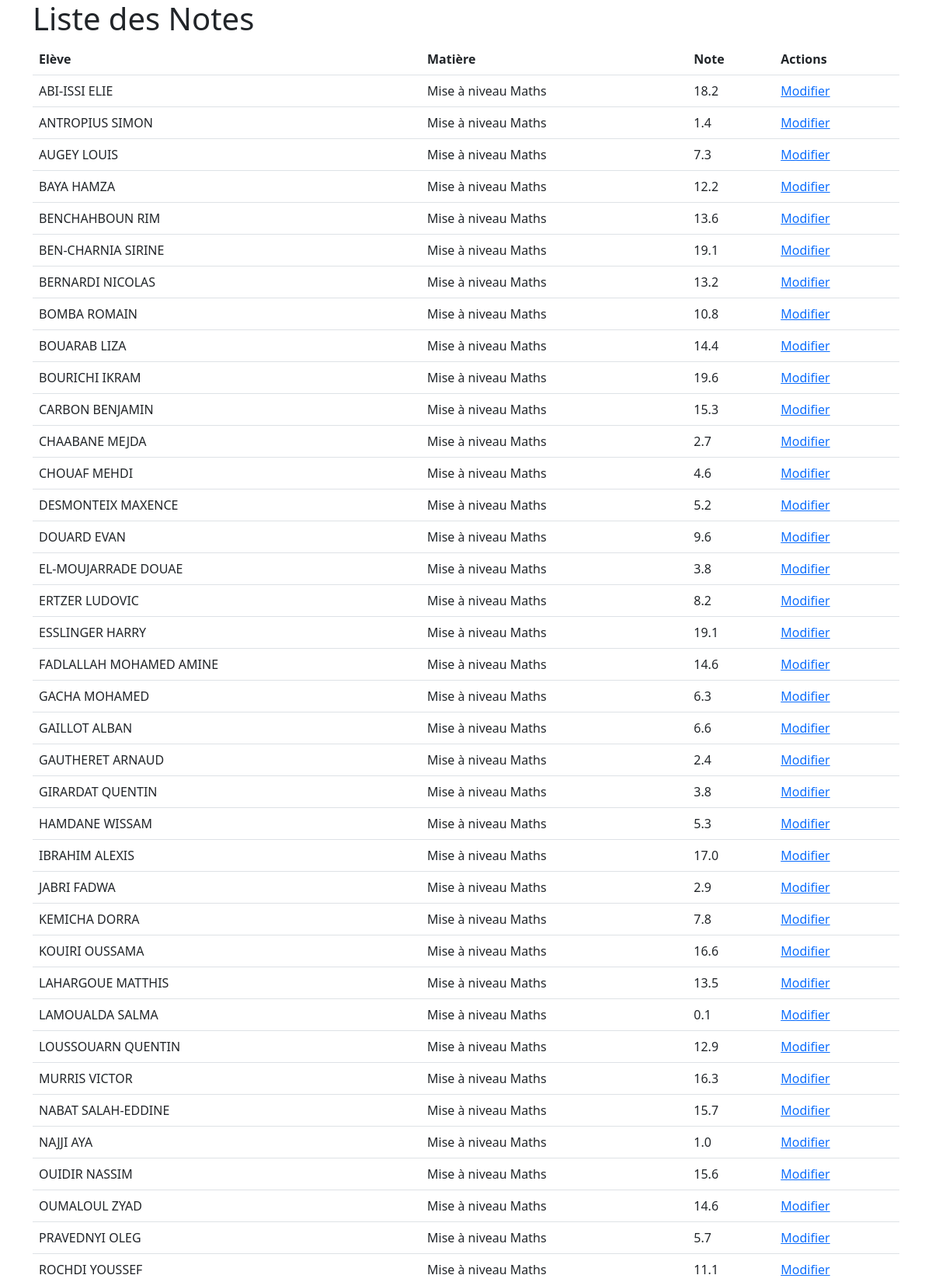
The page /notes/notes/1/ (upper part) on the database its author committed.
### Notes/models.py (models this page shows, shortened)
class Note(models.Model):
    note = models.FloatField()
    date = models.DateTimeField(auto_now_add=True)
    matiere = models.ForeignKey(Matiere, on_delete=models.CASCADE)
    eleve = models.ForeignKey(Eleve, on_delete=models.CASCADE)

class Matiere(models.Model):
    name = models.CharField(max_length=255)
    name_enseignant = models.ForeignKey(Enseignant, on_delete=models.CASCADE)
    coefficient = models.FloatField()
    ue = models.ForeignKey(UE, on_delete=models.CASCADE)

### User/models.py (models this page shows, shortened)
class Eleve(AbstractBaseUser):
    id = models.AutoField(primary_key=True)
    name = models.CharField(max_length=255)
    firstName = models.CharField(max_length=255)
    email = models.EmailField(unique=True)
    password = models.CharField(max_length=255, null=True)
    is_first_co = models.BooleanField(default=True)
    last_login = models.DateTimeField(auto_now_add=True, null=True)
    is_active = models.BooleanField(default=False)
    USERNAME_FIELD = 'email'
    REQUIRED_FIELDS = []

### Notes/views.py (the view)
# urls.py: path('notes/<int:matiere>/', views.note_liste, name='note_liste'),
def note_liste(request, matiere):
    notes = Note.objects.filter(matiere=matiere).select_related('eleve')
    eleves = notes.values_list('eleve', flat=True).distinct()
    return render(request, 'note_liste.html', {'notes': notes, 'eleves': eleves})

### Notes/templates/note_liste.html (shortened to what this page needs)
<!DOCTYPE html>
<html lang="en">
<head>
    <link href="https://cdn.jsdelivr.net/npm/bootstrap@5.3.0-alpha1/dist/css/bootstrap.min.css" rel="stylesheet">
</head>
<body>
    <div class="container">
        <h1>Liste des Notes</h1>
        <table class="table">
            <thead>
                <tr>
                    <th scope="col">Elève</th>
                    <th scope="col">Matière</th>
                    <th scope="col">Note</th>
                    <th scope="col">Actions</th>
                </tr>
            </thead>
            <tbody>
                {% for note in notes %}
                <tr id="note-{{ note.pk }}">
                    <td>{{ note.eleve.name }}  {{ note.eleve.firstName }}</td>
                    <td>{{ note.matiere.name }}</td>
                    <td><span class="note">{{ note.note }}</span></td>
                    <td>
                        <a href="#" class="edit-link" data-note-id="{{ note.pk }}">Modifier</a>
                    </td>
                </tr>
                {% endfor %}
            </tbody>
        </table>
    </div>
</body>
</html>

### rows shown on the page
Note: eleve.name "ABI-ISSI", eleve.firstName "ELIE", matiere.name "Mise à niveau Maths", note "18.2"
Note: eleve.name "ANTROPIUS", eleve.firstName "SIMON", matiere.name "Mise à niveau Maths", note "1.4"
Note: eleve.name "AUGEY", eleve.firstName "LOUIS", matiere.name "Mise à niveau Maths", note "7.3"
Note: eleve.name "BAYA", eleve.firstName "HAMZA", matiere.name "Mise à niveau Maths", note "12.2"
Note: eleve.name "BENCHAHBOUN", eleve.firstName "RIM", matiere.name "Mise à niveau Maths", note "13.6"
Note: eleve.name "BEN-CHARNIA", eleve.firstName "SIRINE", matiere.name "Mise à niveau Maths", note "19.1"
Note: eleve.name "BERNARDI", eleve.firstName "NICOLAS", matiere.name "Mise à niveau Maths", note "13.2"
Note: eleve.name "BOMBA", eleve.firstName "ROMAIN", matiere.name "Mise à niveau Maths", note "10.8"
Note: eleve.name "BOUARAB", eleve.firstName "LIZA", matiere.name "Mise à niveau Maths", note "14.4"
Note: eleve.name "BOURICHI", eleve.firstName "IKRAM", matiere.name "Mise à niveau Maths", note "19.6"
Note: eleve.name "CARBON", eleve.firstName "BENJAMIN", matiere.name "Mise à niveau Maths", note "15.3"
Note: eleve.name "CHAABANE", eleve.firstName "MEJDA", matiere.name "Mise à niveau Maths", note "2.7"
Note: eleve.name "CHOUAF", eleve.firstName "MEHDI", matiere.name "Mise à niveau Maths", note "4.6"
Note: eleve.name "DESMONTEIX", eleve.firstName "MAXENCE", matiere.name "Mise à niveau Maths", note "5.2"
Note: eleve.name "DOUARD", eleve.firstName "EVAN", matiere.name "Mise à niveau Maths", note "9.6"
Note: eleve.name "EL-MOUJARRADE", eleve.firstName "DOUAE", matiere.name "Mise à niveau Maths", note "3.8"
Note: eleve.name "ERTZER", eleve.firstName "LUDOVIC", matiere.name "Mise à niveau Maths", note "8.2"
Note: eleve.name "ESSLINGER", eleve.firstName "HARRY", matiere.name "Mise à niveau Maths", note "19.1"
Note: eleve.name "FADLALLAH", eleve.firstName "MOHAMED AMINE", matiere.name "Mise à niveau Maths", note "14.6"
Note: eleve.name "GACHA", eleve.firstName "MOHAMED", matiere.name "Mise à niveau Maths", note "6.3"
Note: eleve.name "GAILLOT", eleve.firstName "ALBAN", matiere.name "Mise à niveau Maths", note "6.6"
Note: eleve.name "GAUTHERET", eleve.firstName "ARNAUD", matiere.name "Mise à niveau Maths", note "2.4"
Note: eleve.name "GIRARDAT", eleve.firstName "QUENTIN", matiere.name "Mise à niveau Maths", note "3.8"
Note: eleve.name "HAMDANE", eleve.firstName "WISSAM", matiere.name "Mise à niveau Maths", note "5.3"
Note: eleve.name "IBRAHIM", eleve.firstName "ALEXIS", matiere.name "Mise à niveau Maths", note "17.0"
Note: eleve.name "JABRI", eleve.firstName "FADWA", matiere.name "Mise à niveau Maths", note "2.9"
Note: eleve.name "KEMICHA", eleve.firstName "DORRA", matiere.name "Mise à niveau Maths", note "7.8"
Note: eleve.name "KOUIRI", eleve.firstName "OUSSAMA", matiere.name "Mise à niveau Maths", note "16.6"
Note: eleve.name "LAHARGOUE", eleve.firstName "MATTHIS", matiere.name "Mise à niveau Maths", note "13.5"
Note: eleve.name "LAMOUALDA", eleve.firstName "SALMA", matiere.name "Mise à niveau Maths", note "0.1"
Note: eleve.name "LOUSSOUARN", eleve.firstName "QUENTIN", matiere.name "Mise à niveau Maths", note "12.9"
Note: eleve.name "MURRIS", eleve.firstName "VICTOR", matiere.name "Mise à niveau Maths", note "16.3"
Note: eleve.name "NABAT", eleve.firstName "SALAH-EDDINE", matiere.name "Mise à niveau Maths", note "15.7"
Note: eleve.name "NAJJI", eleve.firstName "AYA", matiere.name "Mise à niveau Maths", note "1.0"
Note: eleve.name "OUIDIR", eleve.firstName "NASSIM", matiere.name "Mise à niveau Maths", note "15.6"
Note: eleve.name "OUMALOUL", eleve.firstName "ZYAD", matiere.name "Mise à niveau Maths", note "14.6"
Note: eleve.name "PRAVEDNYI", eleve.firstName "OLEG", matiere.name "Mise à niveau Maths", note "5.7"
Note: eleve.name "ROCHDI", eleve.firstName "YOUSSEF", matiere.name "Mise à niveau Maths", note "11.1"
